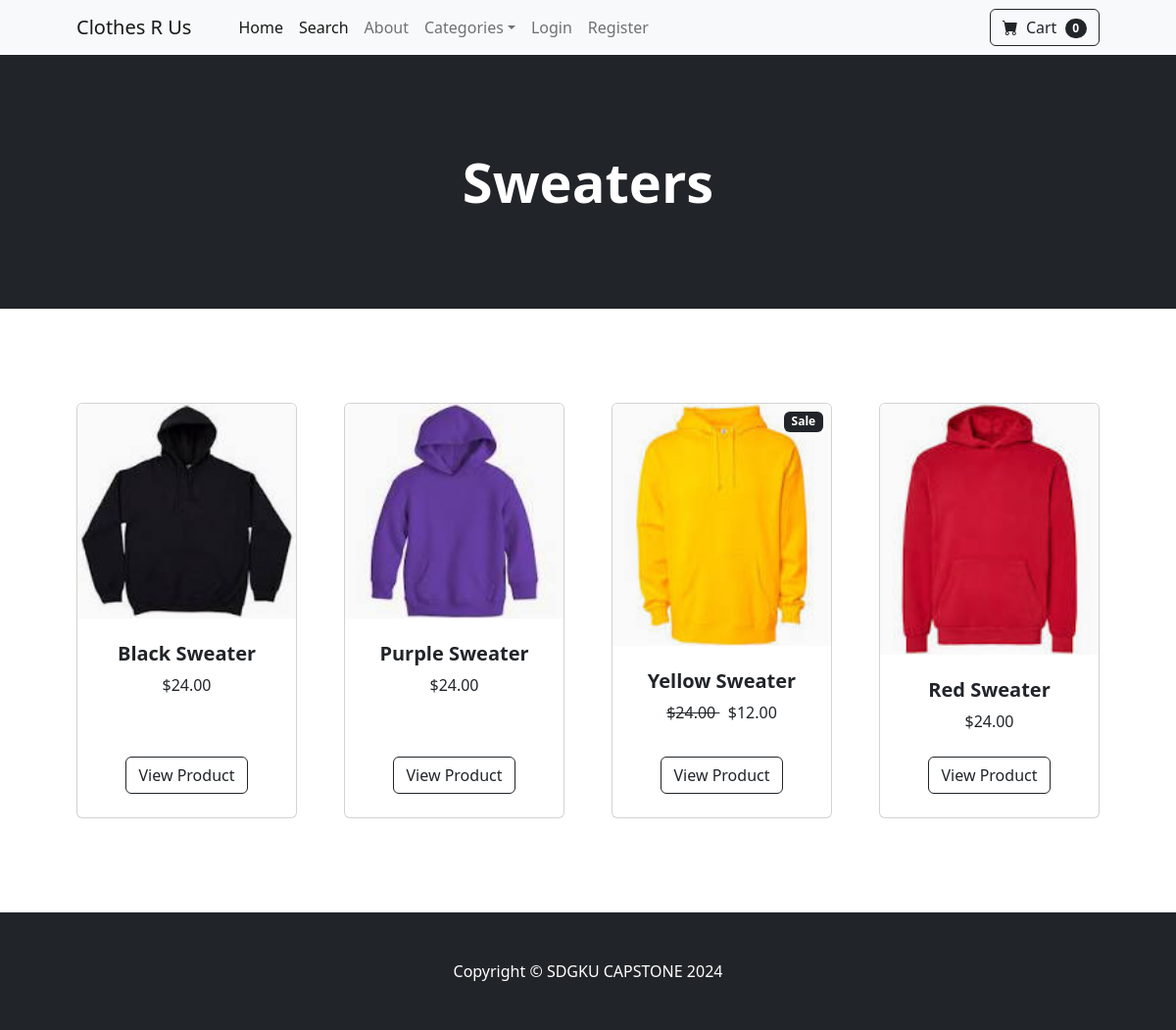
Screenshot of /category/Sweaters with the database file from the repository.
### pages/models.py (models this page shows, shortened)
class Category(models.Model):
    name = models.CharField(max_length=50)
    def __str__(self):
        return self.name
    class Meta:
        verbose_name_plural = 'categories'

class Product(models.Model):
    name = models.CharField(max_length=100)
    price = models.DecimalField(default=0, decimal_places=2, max_digits=6)
    category = models.ForeignKey(Category, on_delete=models.CASCADE, default=1)
    description = models.CharField(max_length=250, default='', blank=True, null=True)
    image = models.ImageField(upload_to="uploads/product/")
    is_sale = models.BooleanField(default=False)
    sale_price = models.DecimalField(default=0, decimal_places=2, max_digits=6)

### pages/views.py (the view)
# urls.py: path('category/<str:foo>', views.category, name='category'),
def category(request, foo):
    try:
        category = Category.objects.get(name=foo)
        products = Product.objects.filter(category=category)
        return render(request, 'category.html', {'products':products, 'category':category})
    except:
        messages.success(request, ("That Category Doesn't Exist..."))
        return redirect('products')

### cart/cart.py (called while the page is built)
    def __len__(self):
        return len(self.cart)

### cart/context_processors.py (called while the page is built)
def cart(request):
    return{'cart': Cart(request)}

### pages/templates/category.html (shortened to what this page needs)
{% extends 'base.html' %}
{% block content %}
<header class="bg-dark py-5">
    <div class="container px-4 px-lg-5 my-5">
        <div class="text-center text-white">
            <h1 class="display-4 fw-bolder">{{ category }}</h1>
        </div>
    </div>
</header>
<section class="py-5">
    <div class="container px-4 px-lg-5 mt-5">
        <div class="row gx-4 gx-lg-5 row-cols-2 row-cols-md-3 row-cols-xl-4 justify-content-center">
            {% for product in products %}
                {% if product.is_sale %}
                <div class="col mb-5">
                    <div class="card h-100">
                        <div class="badge bg-dark text-white position-absolute" style="top: 0.5rem; right: 0.5rem">Sale</div>
                        <img class="card-img-top" src="{{ product.image.url }}" alt="..." />
                        <div class="card-body p-4">
                            <div class="text-center">
                                <h5 class="fw-bolder">{{ product.name }}</h5>
                                <strike>
                                ${{ product.price }}
                                </strike>
                                &nbsp;
                                ${{ product.sale_price }}
                            </div>
                        </div>
                        <div class="card-footer p-4 pt-0 border-top-0 bg-transparent">
                            <div class="text-center"><a class="btn btn-outline-dark mt-auto" href="{% url 'product' product.id %}">View Product</a></div>
                        </div>
                    </div>
                </div>
                {% else %}
            <div class="col mb-5">
                <div class="card h-100">
                    <img class="card-img-top" src="{{ product.image.url }}" alt="..." />
                    <div class="card-body p-4">
                        <div class="text-center">
                            <h5 class="fw-bolder">{{ product.name }}</h5>
                            ${{ product.price }}
                        </div>
                    </div>
                    <div class="card-footer p-4 pt-0 border-top-0 bg-transparent">
                        <div class="text-center"><a class="btn btn-outline-dark mt-auto" href="{% url 'product' product.id %}">View Product</a></div>
                    </div>
                </div>
            </div>
                {% endif %}
            {% endfor %}
        </div>
    </div>
</section>
{% endblock %}

### rows the page displays
Category: name "Sweaters"
Product: image (picture), name "Black Sweater", price "24.00"
Product: image (picture), name "Purple Sweater", price "24.00"
Product: image (picture), name "Yellow Sweater", price "24.00", sale_price "12.00"
Product: image (picture), name "Red Sweater", price "24.00"

### other values shown
{{ cart|length }} "0"
